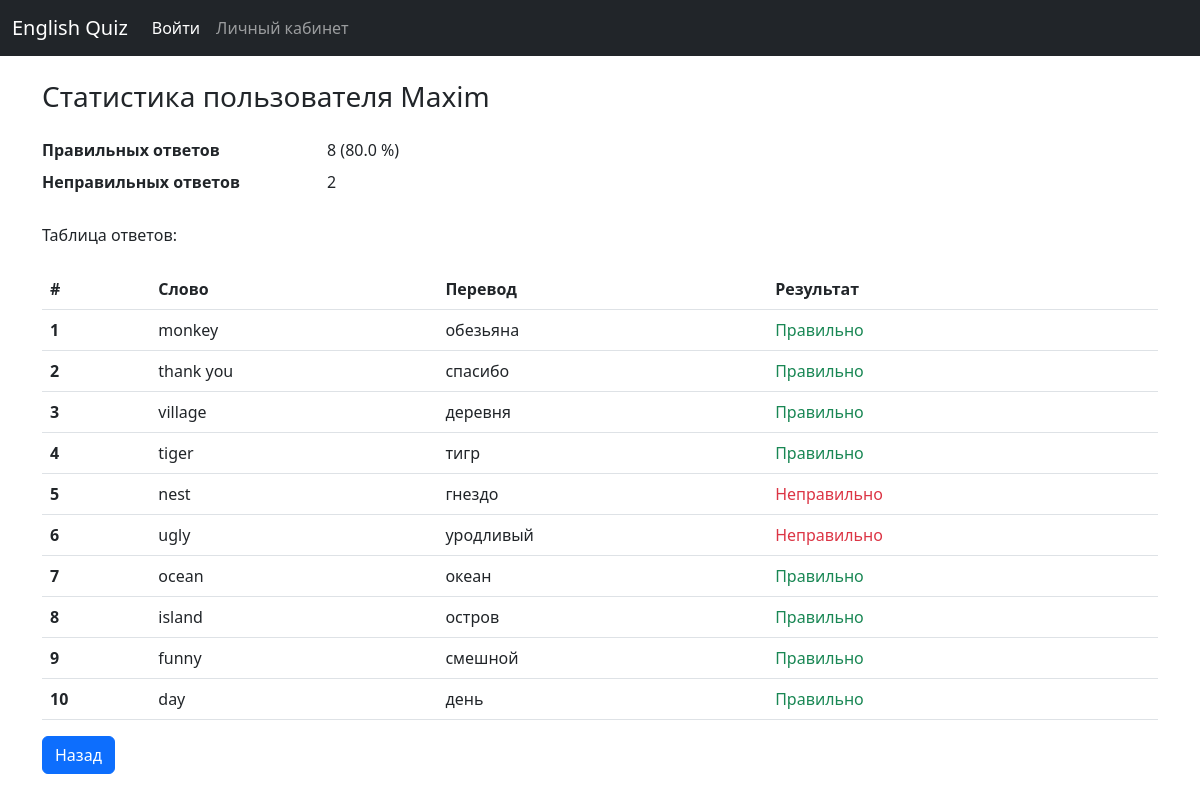
The page /stat/2 (signed in) on the database its author committed.
### models/models_db.py (models this page shows, shortened)
class User(db.Model, UserMixin):
    __tablename__ = 'users'
    id = db.Column(db.Integer, primary_key=True)
    username = db.Column(db.String(100), nullable=False, default='Unknown User')
    email = db.Column(db.String(100), nullable=False, unique=True)
    password = db.Column(db.String(100), nullable=False)
    date_of_registration = db.Column(db.DateTime, default=datetime.today())
    sessions = db.relationship('Session', backref='user', lazy=True)

class Question(db.Model):
    __tablename__ = 'questions'
    id = db.Column(db.Integer, primary_key=True)
    level = db.Column(db.Integer, nullable=False)
    question = db.Column(db.String(100), nullable=False)
    answer = db.Column(db.String(100), nullable=False)

### app.py (the view)
@app.route('/stat/<int:session_id>')
@login_required
def stat(session_id):  # Страница статистики
    user = current_user
    session = Session.query.get(session_id)
    results = session.get_answers_list()
    correct_answers = len([res for qst, res in results if res])
    incorrect_answers = len(results) - correct_answers
    print(f'Пользователь {user.username}: правильных {correct_answers}, неправильных {incorrect_answers}')
    return render_template('stat.html', user=user, correct_answers=correct_answers, incorrect_answers=incorrect_answers,
                           results=results, user_id=user.id)

### app.py (called while the page is built)
@login_manager.user_loader
def load_user(user_id):
    print("load_user")
    return User.query.get(user_id)

@app.after_request
def redirect_to_sign(response):
    if response.status_code == 401:
        return redirect(url_for('login'))
    return response

### models/models_db.py (called while the page is built)
    def get_answers_list(self):
        return pickle.loads(self.answers)

### templates/stat.html (shortened to what this page needs)
{% extends 'base.html' %}
{% block body %}
    <div class="container">
        <h3 class="my-4">Статистика пользователя {{ user.username }}</h3>
        <dl class="row">
            <dt class="col-sm-3">Правильных ответов</dt>
            <dd class="col-sm-9">{{ correct_answers }}
                ({{ (correct_answers / results | length * 100) | round }} %)
            </dd>
            <dt class="col-sm-3">Неправильных ответов</dt>
            <dd class="col-sm-9">{{ incorrect_answers }}</dd>
        </dl>
        <h6 class="my-4">Таблица ответов:</h6>
        <table class="table">
            <thead>
            <tr>
                <th scope="col">#</th>
                <th scope="col">Слово</th>
                <th scope="col">Перевод</th>
                <th scope="col">Результат</th>
            </tr>
            </thead>
            <tbody>
            {% for question, result in results %}
                <tr>
                    <th scope="row">{{ loop.index }}</th>
                    <td>{{ question.question }}</td>
                    <td>{{ question.answer }}</td>
                    {% if result %}
                        <td class="text-success">Правильно</td>
                    {% else %}
                        <td class="text-danger">Неправильно</td>
                    {% endif %}
                </tr>
            {% endfor %}
            </tbody>
        </table>
    <a class="btn btn-primary" href="{{ url_for('profile') }}" role="button">Назад</a>
    </div>
{% endblock %}

### rows shown on the page
User: username "Maxim"
Question: question "monkey", answer "обезьяна", shows "Правильно"
Question: question "thank you", answer "спасибо", shows "Правильно"
Question: question "village", answer "деревня", shows "Правильно"
Question: question "tiger", answer "тигр", shows "Правильно"
Question: question "nest", answer "гнездо", shows "Неправильно"
Question: question "ugly", answer "уродливый", shows "Неправильно"
Question: question "ocean", answer "океан", shows "Правильно"
Question: question "island", answer "остров", shows "Правильно"
Question: question "funny", answer "смешной", shows "Правильно"
Question: question "day", answer "день", shows "Правильно"

### other values the page prints
{{ correct_answers }} "8"
{{ (correct_answers / results | length * 100) | round }} "80.0"
{{ incorrect_answers }} "2"
